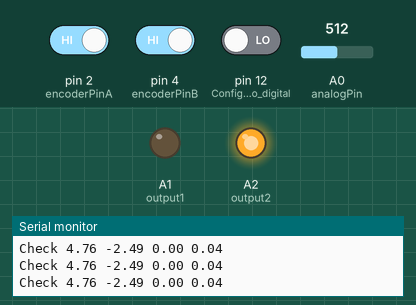
Simulated run of this sketch. Board: Arduino Uno, built with avr-gcc and run on an emulated ATmega328P. Parts: output pins drawn as LEDs (lit = HIGH), the last lines printed to the serial monitor. The inputs (shaded band) are chosen by the test bench; at power-on: pin 12 (Configura_o_pino_digital) LOW, pin 2 (encoderPinA) HIGH, pin 4 (encoderPinB) HIGH, A0 (analogPin) = 512.

Above: at 1.2 s.
1.3 s: pin 12 (Configura_o_pino_digital) driven HIGH
At 1.9 s:
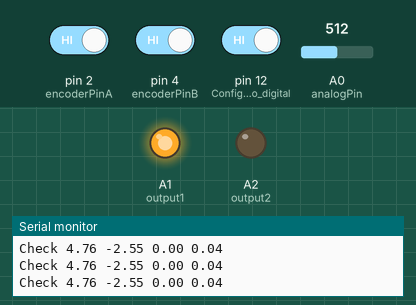
6.4 s: pin 12 (Configura_o_pino_digital) driven LOW
At 6.8 s:
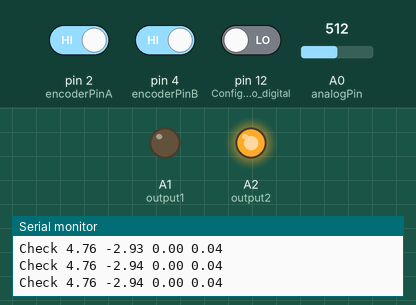
Timing chart, 0 to 9.4 s (numbered marks = the images above; inputs shaded):
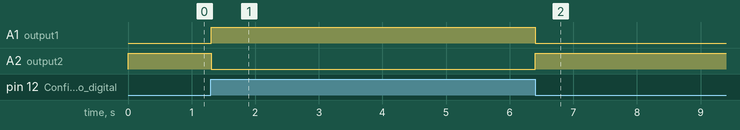

Measured:
- after the input at 1.3 s, A1 (output1): LOW → HIGH at once; A2 (output2): HIGH → LOW at once
- after the input at 6.4 s, A1 (output1): HIGH → LOW at once; A2 (output2): LOW → HIGH at once

The sketch:

arduino_final.ino
```cpp
// Define os pinos do encoder
const int encoderPinA = 2; // Pino A do encoder conectado ao pino digital 2
const int encoderPinB = 4; // Pino B do encoder conectado ao pino digital 4
const int dt = 5;
const int fatconvrotacao = 26;
const float fatorconvmetro = 0.0050;
const int fatorconvsegundo = 1000;
int lastAction = -1; // Variável para armazenar o estado anterior de action
// Variáveis para armazenar estado do encoder
float encoderPos = 0.0; // Posição atual do encoder
volatile int encoderPosPrev = 0; // Posição anterior do encoder
volatile long lastUpdate = 0; // Último tempo de atualização
volatile float encoderSpeed = 0; // Velocidade angular do motor
float posOut = 0.0;
const int analogPin = A0;
float previousAngle = 0.0;
unsigned long previousTime = 0;
const int output1 = A1;
const int output2 = A2;
int action = 0; // saída da IA. Usar serial read

void setup() {
  // Define os pinos do encoder como entrada
  pinMode(encoderPinA, INPUT);
  pinMode(encoderPinB, INPUT);

  pinMode(output1, OUTPUT); // configura pino como saída
  pinMode(output2, OUTPUT); // configura pino como saída
  pinMode(12, INPUT); // Configura o pino digital 2 como entrada
  // Habilita pull-up resistors internos
  digitalWrite(encoderPinA, HIGH);
  digitalWrite(encoderPinB, HIGH);
  attachInterrupt(digitalPinToInterrupt(encoderPinA), updateEncoder, CHANGE);
  // Inicializa a comunicação serial
  Serial.begin(9600);
}

void loop() {
  // Calcula a velocidade do motor a cada segundo
  if (millis() - lastUpdate >= dt) {
    updateEncoder();
    // Calcula a velocidade angular do motor em rotações por minuto (XPM), onde X depende do fator de conv, o 60 pode mudar também
    encoderSpeed = ((float)(encoderPos - encoderPosPrev) / (dt * fatconvrotacao)) * fatorconvmetro * fatorconvsegundo;

    // Exibe a posição e a velocidade do motor no monitor serial
    posOut = mapFloat( encoderPos,  0,  -2084,  2.4,  -2.4);

    // Atualiza a posição anterior do encoder
    encoderPosPrev = encoderPos;
    int sensorValue = analogRead(analogPin);
    float voltage = sensorValue * (5.0 / 1023.0);
    float angle = mapFloat(voltage, 0.0, 3.3, 0.0, 2 * PI);
    unsigned long currentTime = millis();
    float elapsedTime = (currentTime - previousTime) / 1000.0;
    float angularVelocity = (angle - previousAngle) / elapsedTime;

    Serial.print("Check ");
    posOut = mapFloat(encoderPos, 0, -2084, -2.4, 2.4);
    Serial.print(angle);
    Serial.print(" ");            // Separate values with a space
    Serial.print(posOut);
    Serial.print(" ");
    Serial.print(angularVelocity);
    Serial.print(" ");
    Serial.println(encoderSpeed);  // Ends the line with a newline
    previousAngle = angle;
    previousTime = currentTime;
    action = digitalRead(12);
    if (action != lastAction) {
      if (action == 1) {
        analogWrite(output1, 155);
        analogWrite(output2, 0);
      } else {
        analogWrite(output2, 155);
        analogWrite(output1, 0);
      }
    }
      lastAction = action; // Atualiza lastAction com o valor atual de action
      lastUpdate = millis();
    }
  }
// Função de interrupção para atualizar a posição do encoder
void updateEncoder() {
  // Lê o estado atual dos pinos A e B do encoder
  int a = digitalRead(encoderPinA);
  int b = digitalRead(encoderPinB);

  // Verifica a direção do movimento do encoder
  if (a == b) {
    encoderPos++;
  } else {
    encoderPos--;
  }
}

float mapFloat(float x, float in_min, float in_max, float out_min, float out_max) {
  return (x - in_min) * (out_max - out_min) / (in_max - in_min) + out_min;
}
```
